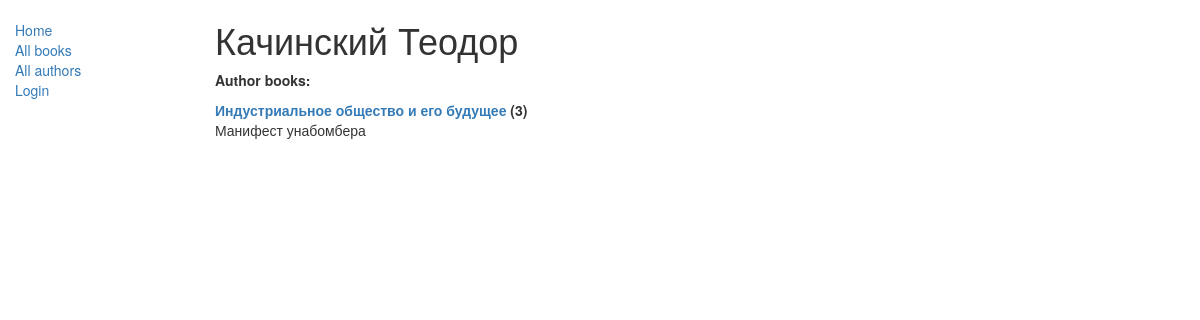
The app's page /catalog/author/1 with its own data.
### catalog/models.py (models this page shows, shortened)
class Author(models.Model):
    first_name = models.CharField(max_length=100)
    last_name = models.CharField(max_length=100)
    date_of_birth = models.DateField(null=True, blank=True)
    date_of_death = models.DateField('Died', null=True, blank=True)
    def __str__(self):
        return '%s %s' % (self.last_name, self.first_name)
    class Meta:
        ordering = ['last_name']

class Book(models.Model):
    title = models.CharField(max_length=200)
    image = models.ImageField(null=True, blank=True)
    author = models.ForeignKey('Author', on_delete=models.SET_NULL, null=True)
    summary = models.TextField(max_length=1000, help_text="Enter a brief description of the book")
    isbn = models.CharField('ISBN', max_length=13,
                            help_text='13 Character <a href="https://www.isbn-international.org/content/what-isbn">ISBN number</a>')
    genre = models.ManyToManyField(Genre, help_text="Select a genre for this book")
    def __str__(self):
        return self.title
    def display_genre(self):
        """
        Creates a string for the Genre. This is required to display genre in Admin.
        """
        return ', '.join([genre.name for genre in self.genre.all()[:3]])
    display_genre.short_description = 'Genre'

### catalog/views.py (the view, shortened to what this page needs)
# urls.py: url(r'^author/(?P<pk>\d+)$', AuthorDetailView.as_view(), name='author-detail'),
class AuthorDetailView(generic.DetailView):
    model = Author

### catalog/templates/catalog/author_detail.html
{% extends "template.html" %}
{% block content %}
  <h1>{{ author }}</h1>
  <p><strong>Author books:</strong> </a></p>
  {% for book in author.book_set.all %}
    <dt><a href="{% url 'book-detail' book.pk %}">{{book}}</a> ({{book.bookinstance_set.all.count}})</dt>
    <dd>{{book.summary}}</dd>
  {% endfor %}
{% endblock %}

### records on screen
Author: last_name+first_name "Качинский Теодор"
Book: title "Индустриальное общество и его будущее", bookinstance_set.all.count "3", summary "Манифест унабомбера"
